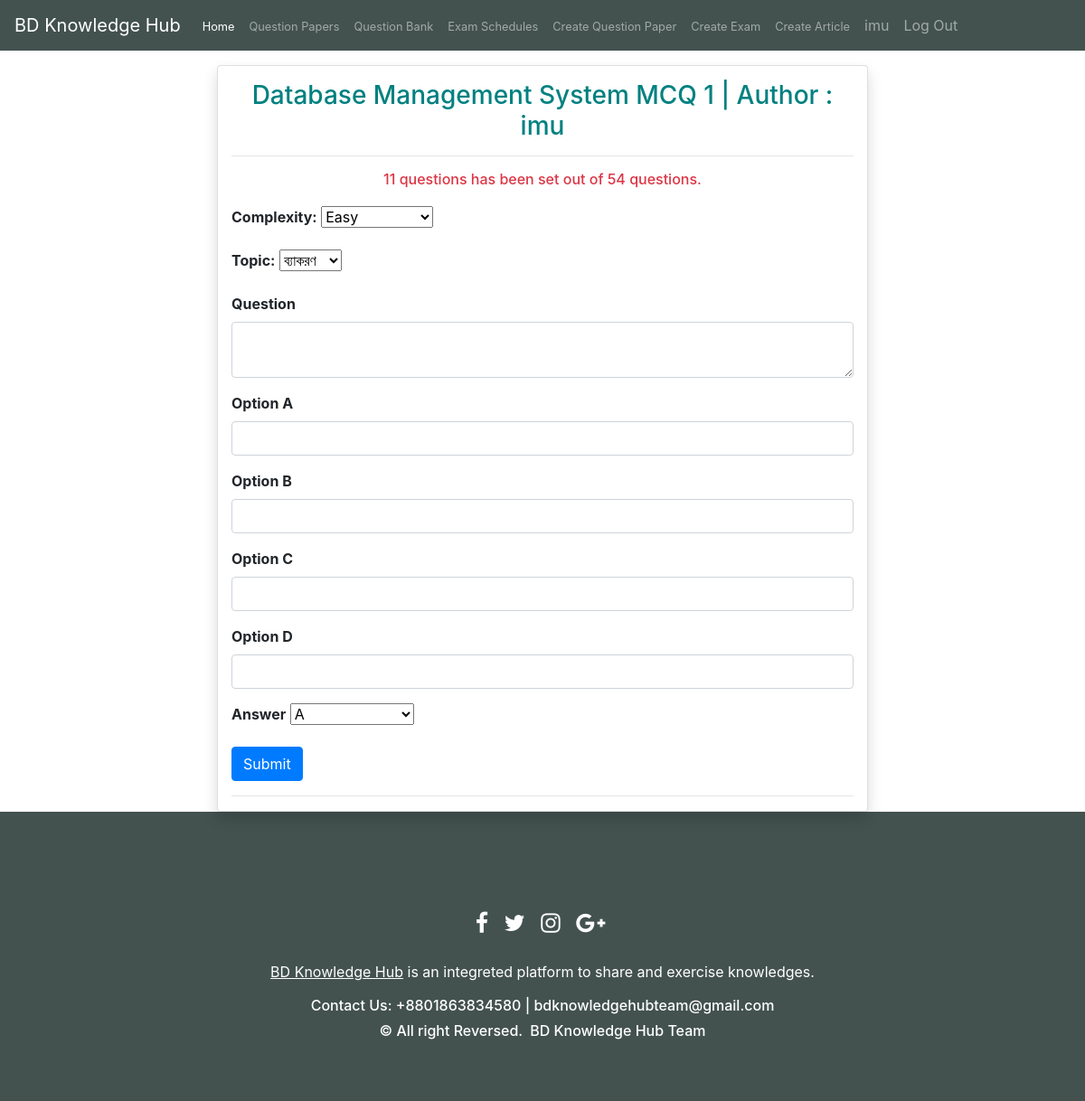
Screenshot of /exam/setQues/16 (signed in) with the database file from the repository.
### examination/models.py (models this page shows, shortened)
class quesSetDetail (models.Model):
    name = models.CharField(max_length=150,null=True,blank=True)
    host = models.ForeignKey(User, on_delete=models.CASCADE)
    description = models.CharField(max_length=500,null=True,blank=True)
    createdAt = models.DateTimeField(auto_now_add=True)
    PRIVACY_CHOICE_LIST = [
        ('Public' , "Public"),
        ('Protected' , "Protected"),
    ]
    TYPE_CHOICE_LIST = [
        ("Previous","Previous"),
        ("Custom","Custom"),
    ]
    numOfQues = models.IntegerField(default=10)
    previous = models.CharField(max_length=9, choices=TYPE_CHOICE_LIST,default="Custom")
    privacy = models.CharField(max_length=9, choices=PRIVACY_CHOICE_LIST,default='Public')
    quesSets = models.ManyToManyField(mcqQuestion,related_name="quesSetExamConnection",blank=True)
    def numOfSetQues(self):
        return str(self.quesSets.count())

### examination/views.py (the view)
# urls.py: path('setQues/<int:examId>', views.setQues, name='setQues'),
def setQues(request,examId):
    if request.user.is_authenticated:
        Obj = models.quesSetDetail.objects.get(pk=examId)
        topics = models.topicNames.objects.all()
        params = {"exam":Obj,"topics":topics}
        return render(request,'setQuestion.html',params)
    else:
        messages.warning(request, 'Log in first.')
        redirect('logIn')

### examination/templates/setQuestion.html (shortened to what this page needs)
{% extends 'base.html' %}
{% load static %}
{% block body %}
<div class="card container-fluid justify-content-center shadow" style="width: 60%;margin-top:1rem;">
  <div class="card-title">
    <h3 class="text-center" style="margin-top: 1rem;color:teal">{{ exam.name }} | Author : {{ exam.host }}</h3>
      <hr><h6 class="text-center text-danger">{{exam.numOfSetQues}} questions has been set out of {{exam.numOfQues}}
        questions.</h6></b>
  </div>
  <form action="updateIndividualQues" method="post">
    <div class="mb-3">
      <label for="complexity"><b>Complexity:</b></label>
      <select name="complexity" id="complexity">
        <option value="Easy">Easy</option>
      </select>
    </div>
    <div class="mb-3">
      <label for="topicName"><b>Topic:</b></label>
      <select name="topicName" id="topicName">
        {% for i in topics %}
        <option value="{{i.pk}}">{{i.topic}}</option>
        {% endfor %}
      </select>
    </div>
    <div class="mb-3">
      <label for="question" class="form-label"><b>Question</b></label>
      <textarea class="form-control" id="question" name="question"></textarea>
    </div>
    <div class="mb-3">
      <label for="opt1" class="form-label"><b>Option A</b></label>
      <input type="text" class="form-control" id="opt1" name="opt1">
    </div>
    <div class="mb-3">
      <label for="opt2" class="form-label"><b>Option B</b></label>
      <input type="text" class="form-control" id="opt2" name="opt2">
    </div>
    <div class="mb-3">
      <label for="opt3" class="form-label"><b>Option C</b></label>
      <input type="text" class="form-control" id="opt3" name="opt3">
    </div>
    <div class="mb-3">
      <label for="opt4" class="form-label"><b>Option D</b></label>
      <input type="text" class="form-control" id="opt4" name="opt4">
    </div>
    <div class="mb-3">
      <label for="ans"><b>Answer</b></label>
      <select name="ans" id="ans" style="width: 20%;">
        <option value="A">A</option>
      </select>
    </div>
    <button type="submit" class="btn btn-primary">Submit</button><hr>
  </form>
</div>
{% endblock %}

### member/templates/base.html (shortened to what this page needs)
<!doctype html>
{% load static %}
<html lang="en">
<head>
  <link rel="stylesheet" href="https://stackpath.bootstrapcdn.com/bootstrap/4.4.1/css/bootstrap.min.css"
>
</head>
<body>
  <nav class="navbar navbar-expand-lg sticky-top   navbar-dark " style="background-color:rgb(67, 82, 79)">
    <a class="navbar-brand" href="{% url 'home' %}">BD Knowledge Hub</a>
    <div class="collapse navbar-collapse" id="navbarNav">
      <ul class="navbar-nav">
        <li class="nav-item active">
          <a class="nav-link" href="{% url 'home' %}"><small>Home </small><span class="sr-only">(current)</span></a>
        </li>
        <li class="nav-item">
          <a class="nav-link" href="{% url 'quesPaperList' %}"><small>Question Papers</small></a>
        </li>
        <li class="nav-item">
          <a class="nav-link" href="{% url 'quesList' %}"><small>Question Bank</small></a>
        </li>
        <li class="nav-item">
          <a class="nav-link" href="{% url 'sheduledExam' %}"><small>Exam Schedules</small></a>
        </li>
        <li class="nav-item">
          <a class="nav-link" href="{% url 'createQuesPaper' %}"><small>Create Question Paper</small></a>
        </li>
        <li class="nav-item">
          <a class="nav-link" href="{% url 'createExam' %}"><small>Create Exam</small></a>
        </li>
        <li class="nav-item">
          <a class="nav-link" href="{% url 'add_post' %}"><small>Create Article</small></a>
        </li>
        {% if user.is_authenticated %}
        <li class="nav-item">
          <a class="nav-link " href="{% url 'profile' %}">{{user.username}}</a>
        </li>
        <a class="nav-link  " href="{% url 'logOut' %}">Log Out</a>
        {% endif%}
      </ul>
    </div>
  </nav>
  {% block body %}
  {% endblock %}
  <section id="footer">
    <div class="container">
      <div class="row">
        <div class="col-xs-12 col-sm-12 col-md-12 mt-2 mt-sm-5">
          <ul class="list-unstyled list-inline social text-center">
            <li class="list-inline-item"><a href="https://www.facebook.com"><i class="fa fa-facebook"></i></a></li>
            <li class="list-inline-item"><a href="https://www.twitter.com"><i class="fa fa-twitter"></i></a></li>
            <li class="list-inline-item"><a href="https://www.instagram.com"><i class="fa fa-instagram"></i></a></li>
            <li class="list-inline-item"><a href="https://www.google.com"><i class="fa fa-google-plus"></i></a></li>
          </ul>
        </div>
      </div>
      <div class="row">
        <div class="col-xs-12 col-sm-12 col-md-12 mt-2 mt-sm-2 text-center text-white">
          <p><u><a href="https://www.nationaltransaction.com/">BD Knowledge Hub</a></u> is an integreted platform to
            share and exercise knowledges.</p>
            <p class="h6">Contact Us: +8801863834580 | bdknowledgehubteam@gmail.com</p>
          <p class="h6">© All right Reversed.<a class="text-green ml-2" href="{% url 'home' %}" target="_blank">BD
              Knowledge Hub Team</a></p>
        </div>
      </div>
    </div>
  </section>
</body>
</html>

### member/templates/base.html (style rules this page uses)
section { padding: 60px 0; }
#footer { background: rgb(67, 82, 79) !important; }
#footer a { color: #ffffff; text-decoration: none !important; background-color: transparent; -webkit-text-decoration-skip: objects; }
#footer ul.social li { padding: 3px 0; }
#footer ul.social li a i { margin-right: 5px; font-size: 25px; -webkit-transition: .5s all ease; -moz-transition: .5s all ease; transition: .5s all ease; }
#footer ul.social li a, #footer ul.quick-links li a { color: #ffffff; }

### rows the page displays
quesSetDetail: name "Database Management System MCQ 1", host "imu", numOfSetQues "11", numOfQues "54"

### other values shown
{{ user.username }} "imu"
form field topicName "ব্যাকরণ"
